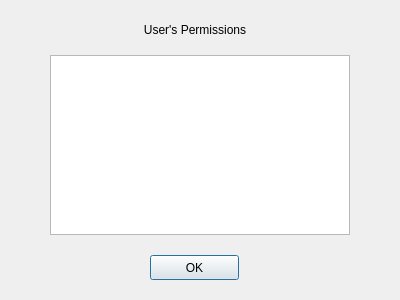
<?xml version="1.0" encoding="UTF-8"?>
<ui version="4.0">
 <class>PermissionsDialog</class>
 <widget class="QDialog" name="PermissionsDialog">
  <property name="geometry">
   <rect>
    <x>0</x>
    <y>0</y>
    <width>400</width>
    <height>300</height>
   </rect>
  </property>
  <property name="windowTitle">
   <string>User Permissions</string>
  </property>
  <widget class="QPushButton" name="ok_button">
   <property name="geometry">
    <rect>
     <x>150</x>
     <y>255</y>
     <width>89</width>
     <height>25</height>
    </rect>
   </property>
   <property name="text">
    <string>OK</string>
   </property>
  </widget>
  <widget class="QLabel" name="dialog_header">
   <property name="geometry">
    <rect>
     <x>50</x>
     <y>15</y>
     <width>290</width>
     <height>30</height>
    </rect>
   </property>
   <property name="text">
    <string>User's Permissions</string>
   </property>
   <property name="alignment">
    <set>Qt::AlignCenter</set>
   </property>
  </widget>
  <widget class="QListView" name="list_of_permissions_view">
   <property name="geometry">
    <rect>
     <x>50</x>
     <y>55</y>
     <width>300</width>
     <height>180</height>
    </rect>
   </property>
  </widget>
 </widget>
 <resources/>
 <connections/>
</ui>
